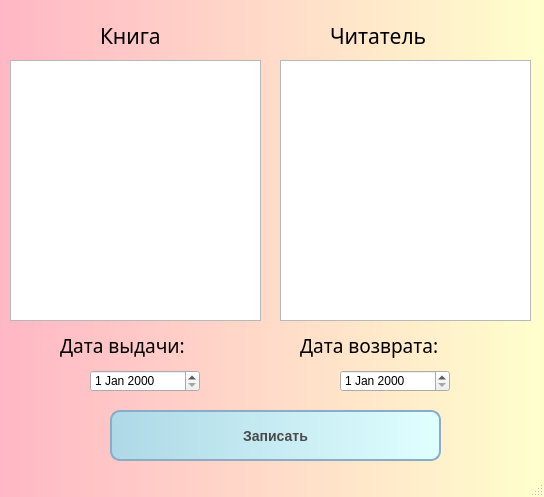
<?xml version="1.0" encoding="UTF-8"?>
<ui version="4.0">
 <class>MainWindow</class>
 <widget class="QMainWindow" name="MainWindow">
  <property name="geometry">
   <rect>
    <x>0</x>
    <y>0</y>
    <width>544</width>
    <height>497</height>
   </rect>
  </property>
  <property name="windowTitle">
   <string>MainWindow</string>
  </property>
  <property name="styleSheet">
   <string notr="true">QMainWindow {
    background: qlineargradient(spread:pad, x1:0, y1:0, x2:1, y2:0, stop:0 rgba(255, 183, 197, 255), stop:1 rgba(255, 255, 204, 255));
    border-radius: 15px;
}</string>
  </property>
  <widget class="QWidget" name="centralwidget">
   <widget class="QLabel" name="label">
    <property name="geometry">
     <rect>
      <x>100</x>
      <y>20</y>
      <width>91</width>
      <height>31</height>
     </rect>
    </property>
    <property name="font">
     <font>
      <family>Segoe Print</family>
      <pointsize>16</pointsize>
     </font>
    </property>
    <property name="text">
     <string>Книга</string>
    </property>
   </widget>
   <widget class="QPushButton" name="record_button">
    <property name="geometry">
     <rect>
      <x>110</x>
      <y>410</y>
      <width>331</width>
      <height>51</height>
     </rect>
    </property>
    <property name="styleSheet">
     <string notr="true">QPushButton {
    background-color: qlineargradient(spread:pad, x1:0, y1:0, x2:1, y2:0, stop:0 rgba(173, 216, 230, 255), stop:1 rgba(224, 255, 255, 255));
    color: #4a4a4a;
    border: 2px solid #8BACC9;
    border-radius: 10px;
    padding: 5px 10px;
    font-size: 14px;
    font-weight: bold;
}

QPushButton:hover {
    background-color: qlineargradient(spread:pad, x1:0, y1:0, x2:1, y2:0, stop:0 rgba(135, 206, 235, 255), stop:1 rgba(209, 249, 255, 255));
}

QPushButton:pressed {
    background-color: qlineargradient(spread:pad, x1:0, y1:0, x2:1, y2:0, stop:0 rgba(100, 149, 237, 255), stop:1 rgba(173, 216, 230, 255));
}</string>
    </property>
    <property name="text">
     <string>Записать</string>
    </property>
   </widget>
   <widget class="QLabel" name="label_2">
    <property name="geometry">
     <rect>
      <x>330</x>
      <y>20</y>
      <width>161</width>
      <height>31</height>
     </rect>
    </property>
    <property name="font">
     <font>
      <family>Segoe Print</family>
      <pointsize>16</pointsize>
     </font>
    </property>
    <property name="text">
     <string>Читатель</string>
    </property>
   </widget>
   <widget class="QLabel" name="label_3">
    <property name="geometry">
     <rect>
      <x>60</x>
      <y>330</y>
      <width>171</width>
      <height>31</height>
     </rect>
    </property>
    <property name="font">
     <font>
      <family>Segoe Print</family>
      <pointsize>14</pointsize>
     </font>
    </property>
    <property name="text">
     <string>Дата выдачи:</string>
    </property>
   </widget>
   <widget class="QLabel" name="label_4">
    <property name="geometry">
     <rect>
      <x>300</x>
      <y>330</y>
      <width>251</width>
      <height>31</height>
     </rect>
    </property>
    <property name="font">
     <font>
      <family>Segoe Print</family>
      <pointsize>14</pointsize>
     </font>
    </property>
    <property name="text">
     <string>Дата возврата:</string>
    </property>
   </widget>
   <widget class="QDateEdit" name="date_extradition">
    <property name="geometry">
     <rect>
      <x>90</x>
      <y>370</y>
      <width>110</width>
      <height>22</height>
     </rect>
    </property>
   </widget>
   <widget class="QDateEdit" name="date_return">
    <property name="geometry">
     <rect>
      <x>340</x>
      <y>370</y>
      <width>110</width>
      <height>22</height>
     </rect>
    </property>
   </widget>
   <widget class="QListWidget" name="listWidget">
    <property name="geometry">
     <rect>
      <x>10</x>
      <y>60</y>
      <width>251</width>
      <height>261</height>
     </rect>
    </property>
   </widget>
   <widget class="QListWidget" name="listWidget_2">
    <property name="geometry">
     <rect>
      <x>280</x>
      <y>60</y>
      <width>251</width>
      <height>261</height>
     </rect>
    </property>
   </widget>
  </widget>
  <widget class="QMenuBar" name="menubar">
   <property name="geometry">
    <rect>
     <x>0</x>
     <y>0</y>
     <width>544</width>
     <height>26</height>
    </rect>
   </property>
  </widget>
  <widget class="QStatusBar" name="statusbar"/>
 </widget>
 <resources/>
 <connections/>
</ui>
